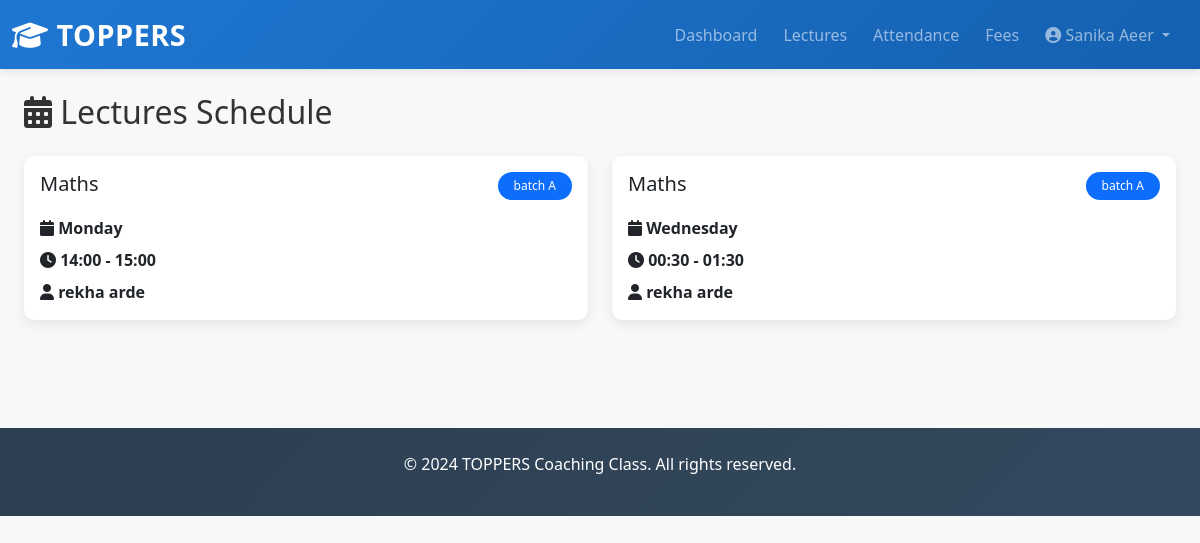
/student/lectures/ (signed in), run on the app's committed database.
### toppers_project/core/models.py (models this page shows, shortened)
class CustomUser(AbstractUser):
    role = models.CharField(max_length=20, choices=ROLE_CHOICES)
    phone = models.CharField(max_length=20, blank=True)
    date_of_birth = models.DateField(null=True, blank=True)
    profile_image = models.ImageField(upload_to='profile_images/', null=True, blank=True)
    address = models.TextField(blank=True)
    status = models.CharField(max_length=20, choices=STATUS_CHOICES, default='pending')
    created_at = models.DateTimeField(auto_now_add=True)
    updated_at = models.DateTimeField(auto_now=True)
    class Meta:
        ordering = ['-created_at']

class Lecture(models.Model):
    DAYS = [
        ('Monday', 'Monday'),
        ('Tuesday', 'Tuesday'),
        ('Wednesday', 'Wednesday'),
        ('Thursday', 'Thursday'),
        ('Friday', 'Friday'),
        ('Saturday', 'Saturday'),
    ]
    """lecture/class schedule"""
    teacher = models.ForeignKey(CustomUser, on_delete=models.CASCADE, related_name='lectures', limit_choices_to={'role': 'teacher'})
    subject = models.ForeignKey(Subject, on_delete=models.CASCADE)
    batch = models.ForeignKey(Batch, on_delete=models.CASCADE)
    day = models.CharField(max_length=10, null=True, blank=True, default='Monday', choices=DAYS)
    start_time = models.TimeField()
    end_time = models.TimeField()
    class_date = models.DateField(null=True, blank=True)
    topic = models.CharField(max_length=200)
    created_at = models.DateTimeField(auto_now_add=True)
    class Meta:
        ordering = ['-day', 'start_time']

class Subject(models.Model):
    name = models.CharField(max_length=100, unique=True)
    def __str__(self):
        return self.name

class Batch(models.Model):
    name = models.CharField(max_length=100, unique=True)
    def __str__(self):
        return self.name

### toppers_project/student/views.py (the view)
# urls.py: path('lectures/', views.student_lectures, name='student_lectures'),
@login_required(login_url='login')
@student_required
def student_lectures(request):
    try:
        student_profile = request.user.student_profile
    except StudentProfile.DoesNotExist:
        return redirect('complete_profile_student')
    lectures = Lecture.objects.filter(
        batch=student_profile.batch
    ).order_by('day', 'start_time')
    context = {
        'lectures': lectures,
    }
    return render(request, 'student/lectures.html', context)

### toppers_project/student/views.py (called while the page is built)
def student_required(view_func):
    @wraps(view_func)
    def wrapper(request, *args, **kwargs):
        if not request.user.is_authenticated or request.user.role != 'student':
            return redirect('login')
        return view_func(request, *args, **kwargs)
    return wrapper

### templates/student/lectures.html (shortened to what this page needs)
{% extends 'base.html' %}
{% block content %}
<div class="container-fluid py-4">
    <div class="row">
        <div class="col-md-12">
            <h2 class="mb-4"><i class="fas fa-calendar-alt"></i> Lectures Schedule</h2>
        </div>
    </div>
    {% if lectures %}
    <div class="row">
        {% for lecture in lectures %}
        <div class="col-md-6 mb-3">
            <div class="card">
                <div class="card-body">
                    <div class="d-flex justify-content-between align-items-start mb-2">
                        <h5 class="card-title mb-0">{{ lecture.subject }}</h5>
                        <span class="badge bg-primary">{{ lecture.batch }}</span>
                    </div>
                    <p class="mb-2">
                        <i class="fas fa-calendar"></i> <strong>{{ lecture.day }}</strong>
                    </p>
                    <p class="mb-2">
                        <i class="fas fa-clock"></i> <strong>{{ lecture.start_time|time:"H:i" }} - {{ lecture.end_time|time:"H:i" }}</strong>
                    </p>
                    <p class="mb-0">
                        <i class="fas fa-user"></i> <strong>{{ lecture.teacher.get_full_name }}</strong>
                    </p>
                </div>
            </div>
        </div>
        {% endfor %}
    </div>
    {% else %}
    <div class="alert alert-info">
        <i class="fas fa-info-circle"></i> No lectures scheduled yet.
    </div>
    {% endif %}
</div>
{% endblock %}

### templates/base.html (shortened to what this page needs)
{% load static %}
<!DOCTYPE html>
<html lang="en">
<head>
    <link href="https://cdn.jsdelivr.net/npm/bootstrap@5.3.0/dist/css/bootstrap.min.css" rel="stylesheet">
    <link rel="stylesheet" href="https://cdnjs.cloudflare.com/ajax/libs/font-awesome/6.4.0/css/all.min.css">
    <link rel="stylesheet" href="{% static 'css/style.css' %}">
</head>
<body>
    {% if user.is_authenticated %}
    <nav class="navbar navbar-expand-lg navbar-dark bg-primary sticky-top">
        <div class="container-fluid">
            <a class="navbar-brand fw-bold" href="{% url 'home' %}">
                <i class="fas fa-graduation-cap"></i> TOPPERS
            </a>
            <div class="collapse navbar-collapse" id="navbarNav">
                <ul class="navbar-nav ms-auto">
                    {% if user.role == 'admin' %}
                        <li class="nav-item"><a class="nav-link" href="{% url 'admin_dashboard' %}">Dashboard</a></li>
                        <li class="nav-item"><a class="nav-link" href="{% url 'pending_registrations' %}">Pending</a></li>
                        <li class="nav-item"><a class="nav-link" href="{% url 'all_students' %}">Students</a></li>
                        <li class="nav-item"><a class="nav-link" href="{% url 'all_teachers' %}">Teachers</a></li>
                        <li class="nav-item"><a class="nav-link" href="{% url 'approve_profile_updates' %}">Profile Updates</a></li>
                        <li class="nav-item"><a class="nav-link" href="{% url 'manage_timetable' %}">Timetable</a></li>
                    {% elif user.role == 'student' %}
                        <li class="nav-item"><a class="nav-link" href="{% url 'student_dashboard' %}">Dashboard</a></li>
                        <li class="nav-item"><a class="nav-link" href="{% url 'student_lectures' %}">Lectures</a></li>
                        <li class="nav-item"><a class="nav-link" href="{% url 'student_attendance' %}">Attendance</a></li>
                        <li class="nav-item"><a class="nav-link" href="{% url 'student_fees' %}">Fees</a></li>
                    {% elif user.role == 'teacher' %}
                        <li class="nav-item"><a class="nav-link" href="{% url 'teacher_dashboard' %}">Dashboard</a></li>
                        <li class="nav-item"><a class="nav-link" href="{% url 'teacher_lectures' %}">Lectures</a></li>
                        <li class="nav-item"><a class="nav-link" href="{% url 'teacher_salary' %}">Salary</a></li>
                    {% endif %}
                    <li class="nav-item dropdown">
                        <a class="nav-link dropdown-toggle" href="#" id="userDropdown" role="button" data-bs-toggle="dropdown">
                            <i class="fas fa-user-circle"></i> {{ user.get_full_name }}
                        </a>
                    </li>
                </ul>
            </div>
        </div>
    </nav>
    {% endif %}
    <div class="container-fluid">
        {% block content %}{% endblock %}
    </div>
    <footer class="bg-dark text-white text-center py-4 mt-5">
        <p>&copy; 2024 TOPPERS Coaching Class. All rights reserved.</p>
    </footer>
</body>
</html>

### toppers_project/static/css/style.css (style rules this page uses)
:root { --primary-color: #1f77d2; --secondary-color: #28a745; --danger-color: #dc3545; --warning-color: #ffc107; --light-bg: #f7f8fa; --border-color: #dee2e6; }
* { margin: 0; padding: 0; box-sizing: border-box; }
body { background-color: var(--light-bg); font-family: 'Segoe UI', Tahoma, Geneva, Verdana, sans-serif; color: #333; }
.navbar { background: linear-gradient(135deg, var(--primary-color) 0%, #1560b0 100%) !important; box-shadow: 0 2px 8px rgba(0, 0, 0, 0.1); }
.navbar-brand { font-size: 1.8rem; letter-spacing: 0.5px; }
.nav-link { transition: all 0.3s ease; margin-right: 10px; }
.card { border: none; border-radius: 10px; box-shadow: 0 4px 12px rgba(0, 0, 0, 0.08); transition: all 0.3s ease; margin-bottom: 20px; cursor: pointer; }
.badge { padding: 0.5rem 1rem; border-radius: 20px; font-weight: 500; }
footer { background: linear-gradient(135deg, #2c3e50 0%, #34495e 100%); margin-top: 3rem; }

### data on the page
CustomUser: get_full_name "Sanika Aeer"
Lecture: subject "Maths", batch "batch A", day "Monday", start_time "14:00", end_time "15:00", teacher.get_full_name "rekha arde"
Lecture: subject "Maths", batch "batch A", day "Wednesday", start_time "00:30", end_time "01:30", teacher.get_full_name "rekha arde"
